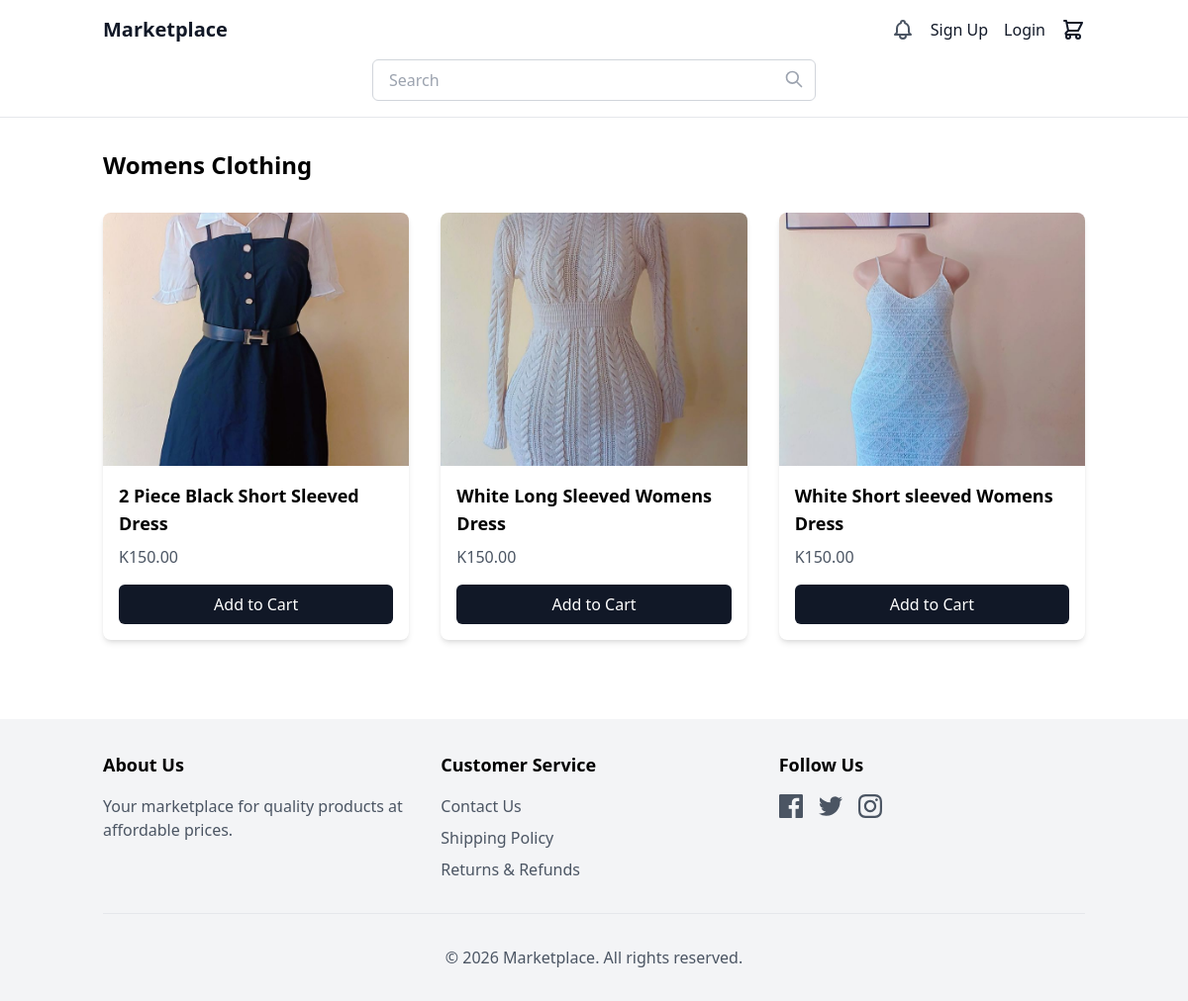
Before: /category/womens-clothing/ with the older database file.
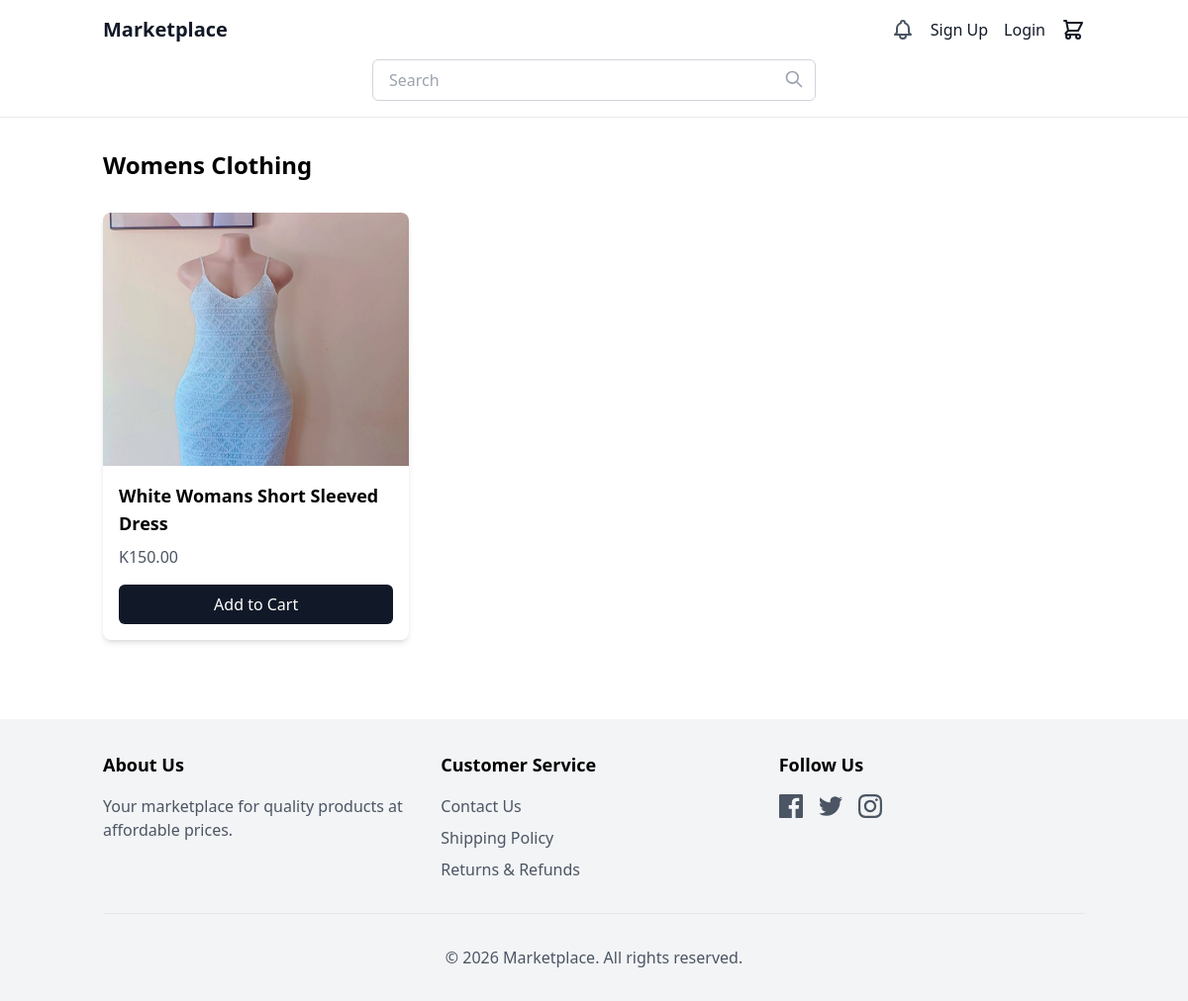
After: the same page with the newer database file.
### store/models.py (models this page shows, shortened)
class Product(models.Model):
    name = models.CharField(max_length=200)
    slug = models.SlugField(unique=True)
    category = models.ForeignKey(Category, on_delete=models.CASCADE, related_name='products')
    store = models.ForeignKey(Store, on_delete=models.CASCADE, related_name='products')  # Link to Store
    description = models.TextField(blank=True)
    price = models.DecimalField(max_digits=10, decimal_places=2)
    image = models.ImageField(upload_to='products/')
    stock = models.PositiveIntegerField(default=1)
    available = models.BooleanField(default=True)
    created = models.DateTimeField(auto_now_add=True)
    updated = models.DateTimeField(auto_now=True)
    class Meta:
        ordering = ['-created']

### store/views.py (the view)
# urls.py: path('category/<slug:slug>/', views.category_detail, name='category_detail'),
def category_detail(request, slug):
    category = get_object_or_404(Category, slug=slug)
    products = category.products.filter(available=True)
    return render(request, 'category_detail.html', {
        'category': category,
        'products': products
    })

### store/context_processors.py (called while the page is built)
def cart_processor(request):
    cart = get_or_create_cart(request)
    return {'cart': cart}

### store/models.py (called while the page is built)
    @property
    def item_count(self):
        return sum(item.quantity for item in self.items.all())

### theme/templates/category_detail.html (shortened to what this page needs)
{% extends 'base.html' %}
{% block content %}
<div class="mb-8">
    <h1 class="text-2xl font-bold">{{ category.name }}</h1>
</div>
<div class="grid grid-cols-1 md:grid-cols-3 gap-8">
    {% for product in products %}
    <div class="bg-white rounded-lg overflow-hidden shadow-md">
        <a href="{% url 'product_detail' product.slug %}">
            {% if product.image %}
            <img src="{{ product.image.url }}" alt="{{ product.name }}" class="w-full h-64 object-cover">
            {% else %}
            <img src="/placeholder.svg?height=300&width=400" alt="{{ product.name }}" class="w-full h-64 object-cover">
            {% endif %}
            <div class="p-4">
                <h2 class="text-lg font-semibold">{{ product.name }}</h2>
                <p class="text-gray-600 mt-2">K{{ product.price }}</p>
                <div class="mt-4">
                    <form action="{% url 'add_to_cart' product.id %}" method="post" class="flex">
                        <button type="submit" class="bg-gray-900 text-white px-4 py-2 rounded-md hover:bg-gray-800 w-full">Add to Cart</button>
                    </form>
                </div>
            </div>
        </a>
    </div>
    {% empty %}
    <div class="col-span-3 text-center py-12">
        <p class="text-gray-500">No products available in this category.</p>
    </div>
    {% endfor %}
</div>
{% endblock %}

Changed rows visible on the page:
removed Product: image (picture), name "2 Piece Black Short Sleeved Dress", price "150.00"
removed Product: image (picture), name "White Long Sleeved Womens Dress", price "150.00"
changed Product: name "White Short sleeved Womens Dress" → "White Womans Short Sleeved Dress"
